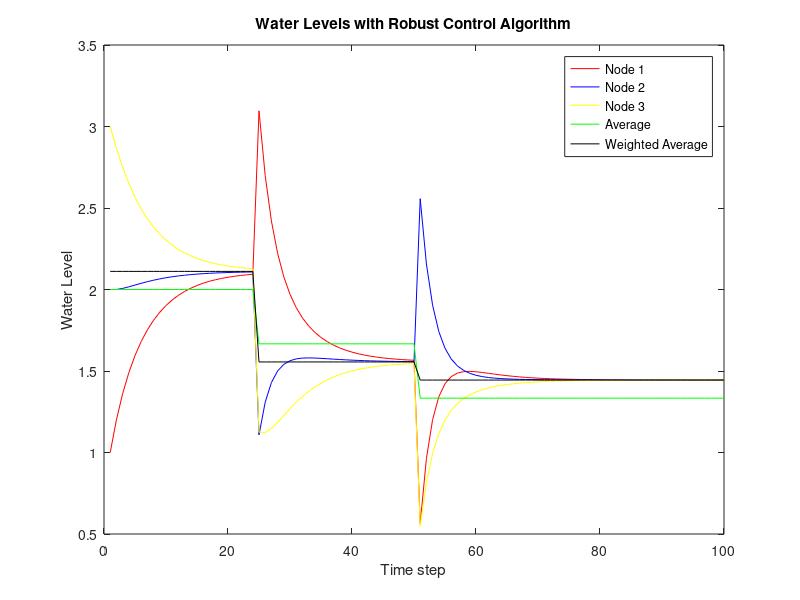
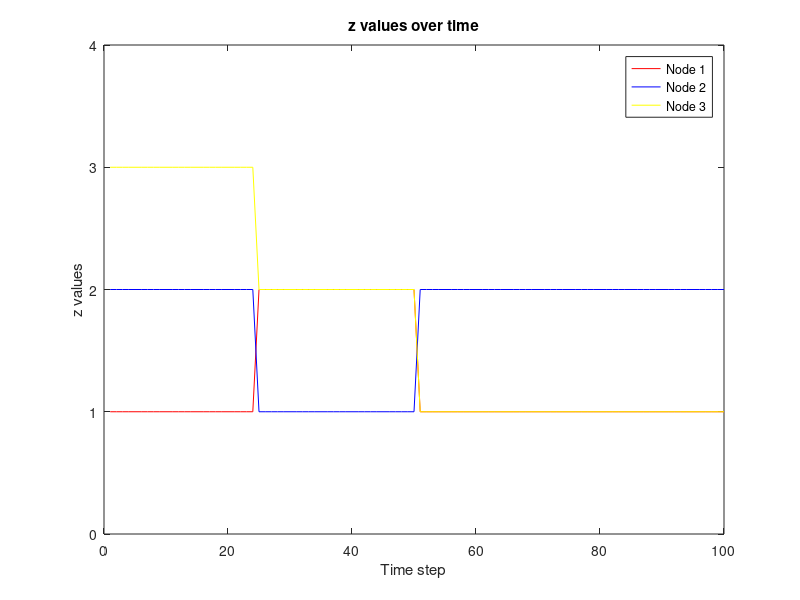

Here is the MATLAB script that generated these plots, in order:
% Parametri iniziali
a21 = 1; % Coefficiente di controllo
a23 = 1;
epsilon = 0.4; % Passo del consenso
timesteps = 100; % Numero di iterazioni
w1 = 2; w2 = 4; w3 = 3;         %Pesi dei nodi

% Array per memorizzare i risultatix1_values = zeros(1, timesteps);
x1_values = zeros(1, timesteps);
x2_values = zeros(1, timesteps);
x3_values = zeros(1,timesteps);
z1_values = zeros(1, timesteps);
z2_values = zeros(1, timesteps);
z3_values = zeros(1, timesteps);


% for i=1:24
%     z1_values(1,i)=1;% end
% for i=25:50%     z1_values(1,i)=2;
% end% for i=51:100
%     z1_values(1,i)=1;% end
% % for i=1:15
%     z2_values(1,i)=2% end
% for i=16:65%     z2_values(1,i)=1;
% end% for i=66:100
%     z2_values(1,i)=2;% end
% % for i=1:34
%     z3_values(1,i)=3;% end
% for i=35:53%     z3_values(1,i)=2;
% end% for i=54:80
%     z3_values(1,i)=1;% end
% for i=81:100%     z3_values(1,i)=2;
% end

for i=1:24    
    z1_values(1,i)=1;
end
for i=25:50
    z1_values(1,i)=2;
end
for i=51:100
    z1_values(1,i)=1;
end
for i=1:24
    z2_values(1,i)=2;
end
for i=25:50    
    z2_values(1,i)=1;
end
for i=51:100
    z2_values(1,i)=2;
end
for i=1:24
    z3_values(1,i)=3;
end
for i=25:50    
    z3_values(1,i)=2;
end
for i=51:100
    z3_values(1,i)=1;
end

media = (z1_values + z2_values + z3_values)/3;
media_pes = (w1*z1_values + w2*z2_values + w3*z3_values)/(w1+w2+w3);

x1_values(1,1) = z1_values(1,1); % Livello iniziale d'acqua nel nodo 1
x2_values(1,1) = z2_values(1,1); % Livello iniziale d'acqua nel nodo 2
x3_values(1,1) = z3_values(1,1); % Livello iniziale d'acqua nel nodo 2

% Loop temporale
for k = 1:timesteps-1

    % Algoritmo del consenso    
    x1_values(k+1) = x1_values(k) - (1/w1)*epsilon * (x1_values(k) - x2_values(k)) + z1_values(k+1) - z1_values(k);
    x2_values(k+1) = x2_values(k) - (1/w2)*epsilon * ((x2_values(k) - x1_values(k)) + (x2_values(k) - x3_values(k))) + z2_values(k+1) - z2_values(k);   
    x3_values(k+1) = x3_values(k) - (1/w3)*epsilon * (x3_values(k) - x2_values(k)) + z3_values(k+1) - z3_values(k);   
end

% Visualizza i livelli d'acqua
figure;
plot(1:timesteps, x1_values, 'r', 1:timesteps, x2_values, 'b', 1:timesteps, x3_values, 'y', 1:timesteps, media, 'g', 1:timesteps, media_pes, 'k');
xlabel('Time step');
ylabel('Water Level');
legend('Node 1', 'Node 2', 'Node 3', 'Average', 'Weighted Average');
title('Water Levels with Robust Control Algorithm');

% Visualizza i valori di z
figure;
plot(1:timesteps, z1_values, 'r');
hold on
plot(1:timesteps, z2_values, 'b');
hold on
plot(1:timesteps, z3_values, 'y');
xlabel('Time step');
ylabel('z values');
yticks([0 1 2 3 4]); % Mostra solo 0, 1, 2, 3 sull'asse y
ylim([0 4]); % Imposta l'intervallo dell'asse y da 0 a 3
legend('Node 1', 'Node 2', 'Node 3');
title('z values over time');